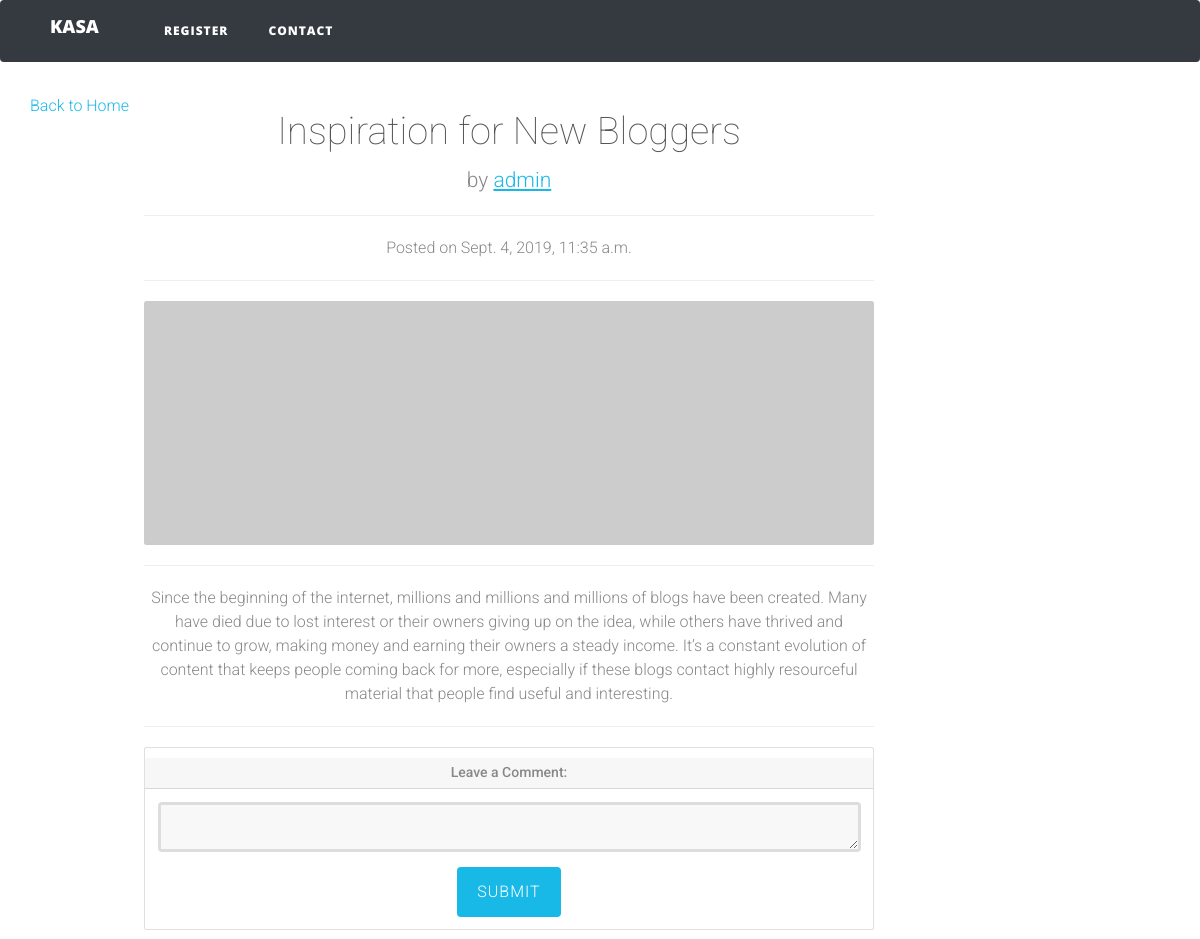
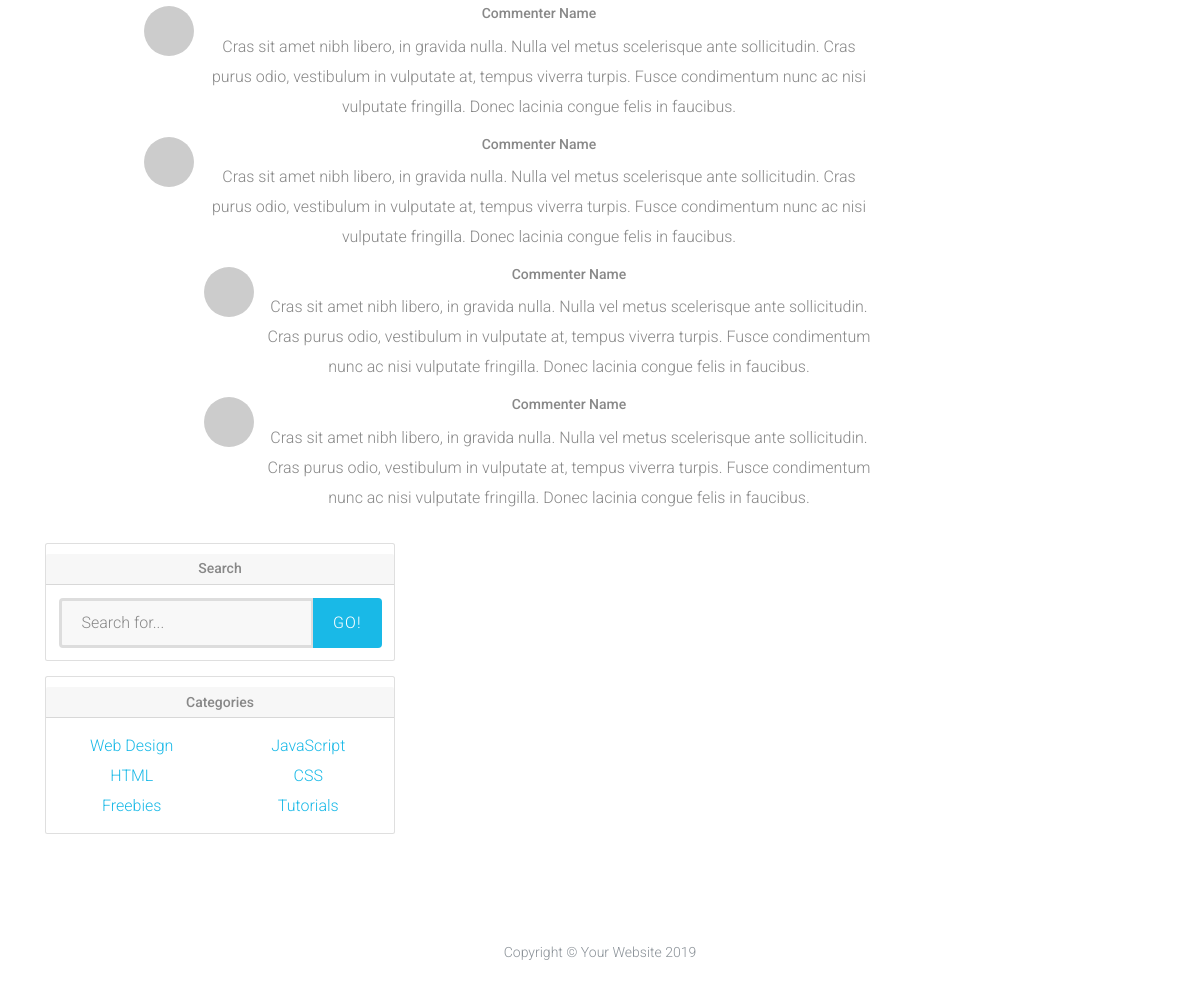
Page /detail/1/ on the committed database (2 pictures, top to bottom).
### blog/models.py (models this page shows, shortened)
class Blog(models.Model):
    blog_title = models.CharField(max_length=50)
    blog_content = models.TextField(max_length=1000)
    blog_date = models.DateTimeField(auto_now_add=True)
    blog_author = models.ForeignKey(User, on_delete=models.CASCADE)

### blog/views.py (the view)
# urls.py: path('detail/<int:pk>/', BlogView.as_view(), name='blog-detail'),
class BlogView(DetailView):
    model = Blog
    template_name = "blog/blog_detail.html"

### blog/templates/blog/blog_detail.html
{% extends "blog/base.html" %}
{% block content %}
<br>
  <div class="container">
    <div class="row">
<a href="{% url 'blog:index' %}">Back to Home</a>
      <div class="col-lg-8">
        <h1 class="mt-4">{{object.blog_title}}</h1>
        <p class="lead">
          by
          <a href="#">{{object.blog_author}}</a>
        </p>
        <hr>
        <p>Posted on {{object.blog_date}}</p>
        <hr>
        <img class="img-fluid rounded" src="http://placehold.it/900x300" alt="">
        <hr>
        <p class="lead">{{object.blog_content|linebreaks}}</p>
        <hr>
        <div class="card my-4">
          <h5 class="card-header">Leave a Comment:</h5>
          <div class="card-body">
            <form>
              <div class="form-group">
                <textarea class="form-control" rows="3"></textarea>
              </div>
              <button type="submit" class="btn btn-primary">Submit</button>
            </form>
          </div>
        </div>
        <div class="media mb-4">
          <img class="d-flex mr-3 rounded-circle" src="http://placehold.it/50x50" alt="">
          <div class="media-body">
            <h5 class="mt-0">Commenter Name</h5>
            Cras sit amet nibh libero, in gravida nulla. Nulla vel metus scelerisque ante sollicitudin. Cras purus odio, vestibulum in vulputate at, tempus viverra turpis. Fusce condimentum nunc ac nisi vulputate fringilla. Donec lacinia congue felis in faucibus.
          </div>
        </div>
        <div class="media mb-4">
          <img class="d-flex mr-3 rounded-circle" src="http://placehold.it/50x50" alt="">
          <div class="media-body">
            <h5 class="mt-0">Commenter Name</h5>
            Cras sit amet nibh libero, in gravida nulla. Nulla vel metus scelerisque ante sollicitudin. Cras purus odio, vestibulum in vulputate at, tempus viverra turpis. Fusce condimentum nunc ac nisi vulputate fringilla. Donec lacinia congue felis in faucibus.
            <div class="media mt-4">
              <img class="d-flex mr-3 rounded-circle" src="http://placehold.it/50x50" alt="">
              <div class="media-body">
                <h5 class="mt-0">Commenter Name</h5>
                Cras sit amet nibh libero, in gravida nulla. Nulla vel metus scelerisque ante sollicitudin. Cras purus odio, vestibulum in vulputate at, tempus viverra turpis. Fusce condimentum nunc ac nisi vulputate fringilla. Donec lacinia congue felis in faucibus.
              </div>
            </div>
            <div class="media mt-4">
              <img class="d-flex mr-3 rounded-circle" src="http://placehold.it/50x50" alt="">
              <div class="media-body">
                <h5 class="mt-0">Commenter Name</h5>
                Cras sit amet nibh libero, in gravida nulla. Nulla vel metus scelerisque ante sollicitudin. Cras purus odio, vestibulum in vulputate at, tempus viverra turpis. Fusce condimentum nunc ac nisi vulputate fringilla. Donec lacinia congue felis in faucibus.
              </div>
            </div>
          </div>
        </div>
      </div>
      <div class="col-md-4">
        <div class="card my-4">
          <h5 class="card-header">Search</h5>
          <div class="card-body">
            <div class="input-group">
              <input type="text" class="form-control" placeholder="Search for...">
              <span class="input-group-btn">
                <button class="btn btn-secondary" type="button">Go!</button>
              </span>
            </div>
          </div>
        </div>
        <div class="card my-4">
          <h5 class="card-header">Categories</h5>
          <div class="card-body">
            <div class="row">
              <div class="col-lg-6">
                <ul class="list-unstyled mb-0">
                  <li>
                    <a href="#">Web Design</a>
                  </li>
                  <li>
                    <a href="#">HTML</a>
                  </li>
                  <li>
                    <a href="#">Freebies</a>
                  </li>
                </ul>
              </div>
              <div class="col-lg-6">
                <ul class="list-unstyled mb-0">
                  <li>
                    <a href="#">JavaScript</a>
                  </li>
                  <li>
                    <a href="#">CSS</a>
                  </li>
                  <li>
                    <a href="#">Tutorials</a>
                  </li>
                </ul>
              </div>
            </div>
          </div>
        </div>
      </div>
    </div>
  </div>
{% endblock content %}

### blog/static/blog/assets/css/form-elements.css (style rules this page uses)
input[type="text"], input[type="password"], textarea, textarea.form-control { height: 50px; margin: 0; padding: 0 20px; vertical-align: middle; background: #f8f8f8; border: 3px solid #ddd; font-family: 'Roboto', sans-serif; font-size: 16px; font-weight: 300; line-height: 50px; color: #888; -moz-border-radius: 4px; -webkit-border-radius: 4px; border-radius: 4px; -moz-box-shadow: none; -webkit-box-shadow: none; box-shadow: none; -o-transition: all .3s; -moz-transition: all .3s; -webkit-transition: all .3s; -ms-transition: all .3s; transition: all .3s; }
textarea, textarea.form-control { padding-top: 10px; padding-bottom: 10px; line-height: 30px; }
button.btn { height: 50px; margin: 0; padding: 0 20px; vertical-align: middle; background: #19b9e7; border: 0; font-family: 'Roboto', sans-serif; font-size: 16px; font-weight: 300; line-height: 50px; color: #fff; -moz-border-radius: 4px; -webkit-border-radius: 4px; border-radius: 4px; text-shadow: none; -moz-box-shadow: none; -webkit-box-shadow: none; box-shadow: none; -o-transition: all .3s; -moz-transition: all .3s; -webkit-transition: all .3s; -ms-transition: all .3s; transition: all .3s; }

### blog/static/blog/assets/css/style.css (style rules this page uses)
body { font-family: 'Roboto', sans-serif; font-size: 16px; font-weight: 300; color: #888; line-height: 30px; text-align: center; }
a, a:hover, a:focus { color: #19b9e7; text-decoration: none; -o-transition: all .3s; -moz-transition: all .3s; -webkit-transition: all .3s; -ms-transition: all .3s; transition: all .3s; }
h1, h2 { margin-top: 10px; font-size: 38px; font-weight: 100; color: #555; line-height: 50px; }
img { max-width: 100%; }

### rows in the picture
Blog: blog_title "Inspiration for New Bloggers", blog_author "admin", blog_date "Sept. 4, 2019, 11:35 a.m.", blog_content "Since the beginning of the internet, millions and millions and millions of blogs have been created. Many have died due to lost interest or their owners giving up on the idea, while others have thrived and continue to grow, making money and earning their owners a steady income. It’s a constant evolution of content that keeps people coming back for more, especially if these blogs contact highly resourceful material that people find useful and interesting."
